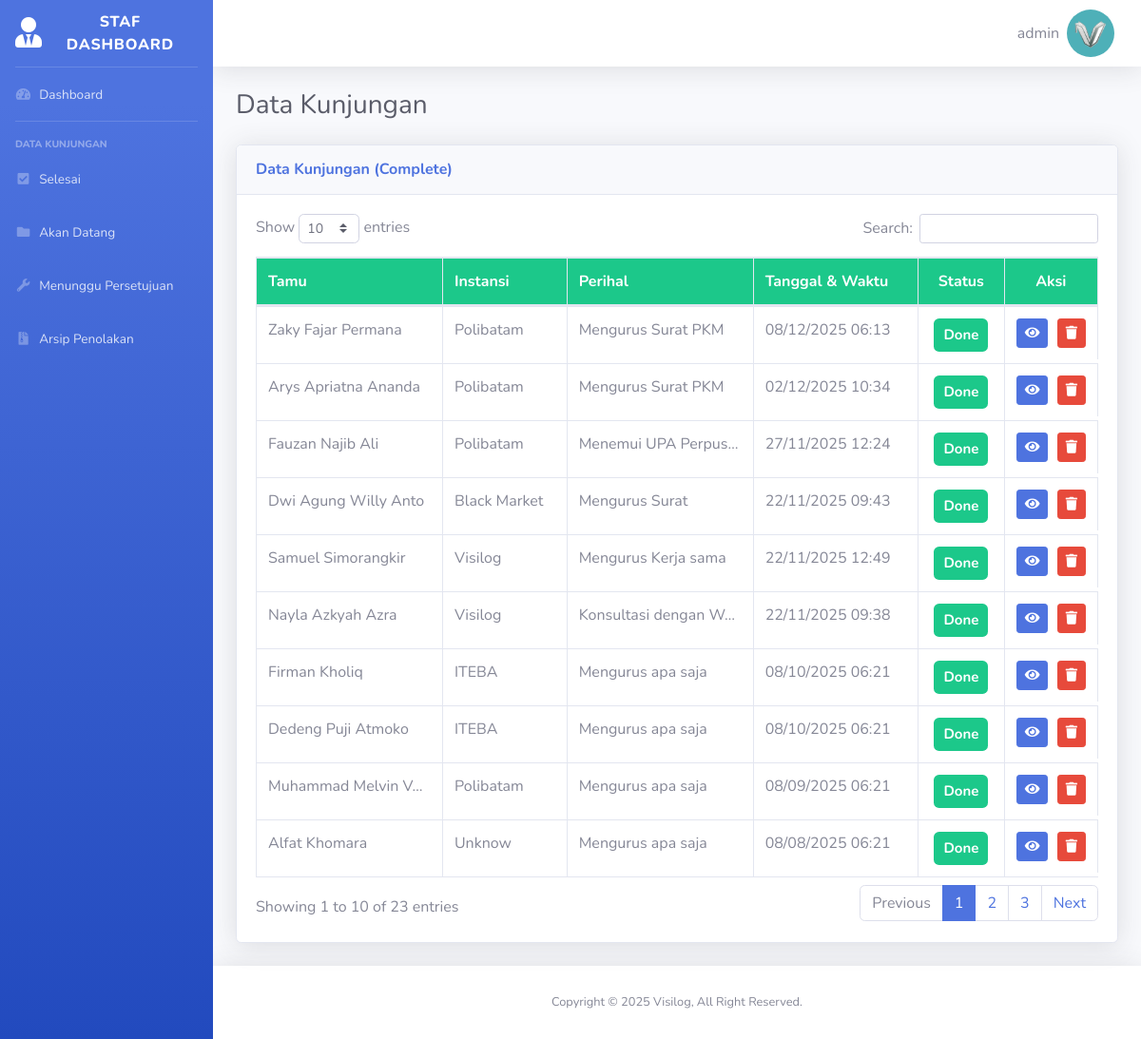
Screenshot of /kunjungan_selesai.php (signed in) with the database file from the repository.
### tables this page shows
CREATE TABLE `visit_data` (
  `id` int(11) NOT NULL,
  `guest_name` varchar(255) NOT NULL,
  `email` varchar(255) NOT NULL,
  `phone_number` varchar(255) NOT NULL,
  `company_name` varchar(255) NOT NULL,
  `visit_regards` enum('Urusan_surat','Urusan_keuangan','Urusan_umum','Urusan_sarana','Janji_temu_unit','Janji_temu_staf') NOT NULL,
  `visit_desc` varchar(255) DEFAULT NULL,
  `id_unit` int(11) DEFAULT NULL,
  `id_staf` int(11) DEFAULT NULL,
  `visit_date` date NOT NULL,
  `time_in` time NOT NULL,
  `time_out` time NOT NULL,
  `appointment` enum('Ya','Tidak') NOT NULL,
  `status` enum('Pending','Done','Upcoming','Close','Now','Rejected') NOT NULL
);

### kunjungan_selesai.php (the view, shortened to what this page needs)
<?php include 'dashboard_template/header.php'; ?>
<body class="page-top">
    <div id="wrapper">
        <?php include 'dashboard_template/sidebar.php'; ?>
        <div id="content-wrapper" class="d-flex flex-column">
            <div id="content">
                <?php include 'dashboard_template/topbar.php'; ?>
                <div class="container-fluid">
                    <div class="d-sm-flex align-items-center justify-content-between mb-4">
                        <h1 class="h3 mb-0 text-gray-800">Data Kunjungan</h1>
                    </div>
                    <div class="card shadow mb-4">
                        <div class="card-header py-3">
                            <h6 class="m-0 font-weight-bold text-primary">Data Kunjungan (Complete)</h6>
                        </div>
                        <div class="card-body">
                            <div class="table-responsive">
                                <table class="table table-bordered" id="dataTable" width="100%" cellspacing="0">
                                    <thead class="thead bg-success text-white fw-bold">
                                        <tr>
                                            <th>Tamu</th>
                                            <th>Instansi</th>
                                            <th>Perihal </th>
                                            <th>Tanggal & Waktu</th>
                                            <th class="text-center">Status</th>
                                            <th class="text-center">Aksi</th>
                                        </tr>
                                    </thead>
                                    <tbody>
                                        <?php
                                        $sql = "SELECT * FROM visit_data WHERE `status` = 'Done' ORDER BY visit_date DESC";
                                        $query = mysqli_query($koneksi, $sql);
                                        foreach ($query as $data) {
                                        ?>
                                            <tr>
                                                <td><?= $data['guest_name']; ?></td>
                                                <td><?= $data['company_name']; ?></td>
                                                <td><?= $data['visit_desc']; ?></td>
                                                <td><?= date('d/m/Y', strtotime($data['visit_date'])); ?> <span><?= date('H:i', strtotime($data['time_in'])); ?></span></td>
                                                <td class="text-center">
                                                    <span class="badge badge-success" style="padding: 10px; font-size: 15px;">
                                                        <?= $data['status']; ?>
                                                    </span>
                                                </td>
                                                <td class="d-flex justify-content-between">
                                                    <a href="info.php?id=<?= $data['id'] ?>" class="btn btn-primary btn-sm" title="Info">
                                                        <i class=" fas fa-eye"></i>
                                                    </a>
                                                    <a onclick="return confirm('Apakah anda yakin ingin menghapus data ini?')" href="proses_hapus.php?id=<?= $data['id'] ?>" class="btn btn-danger btn-sm" title="Hapus" onclick="confirm('Apakah Anda Yakin ingin Menghapus Data ini?')">
                                                        <i class="fas fa-trash"></i>
                                                    </a>
                                                </td>
                                            </tr>
                                        <?php } ?>
                                   </tbody>
                                </table>
                            </div>
                        </div>
                    </div>
                </div>
            </div>
            <?php include 'dashboard_template/footer.php'; ?>
</body>

### dashboard_template/header.php (shortened to what this page needs)
<?php
$username = $_SESSION['username']
?>
<!DOCTYPE html>
<html lang="en">
<head>
    <link href="assets/vendor/fontawesome-free/css/all.min.css" rel="stylesheet" type="text/css">
    <link href="assets/css/sb-admin-2.css" rel="stylesheet">
    <link rel="stylesheet" href="assets/css/style2.css ">
    <link rel="stylesheet" href="assets/vendor/datatables/dataTables.bootstrap4.min.css">
</head>

### dashboard_template/sidebar.php
<ul class="navbar-nav bg-gradient-primary sidebar sidebar-dark accordion" id="accordionSidebar">
    <a class="sidebar-brand d-flex align-items-center justify-content-center" href="dashboard.php">
        <div class="sidebar-brand-icon">
            <i class="fas fa-user-tie"></i>
        </div>
        <div class="sidebar-brand-text mx-3">Staf Dashboard</div>
    </a>
    <hr class="sidebar-divider my-0">
    <li class="nav-item">
        <a class="nav-link" href="dashboard.php">
            <i class="fas fa-fw fa-tachometer-alt"></i>
            <span>Dashboard</span></a>
    </li>
    <hr class="sidebar-divider">
    <div class="sidebar-heading">
        Data Kunjungan
    </div>
    <li class="nav-item">
        <a class="nav-link collapsed" href="kunjungan_selesai.php">
            <i class="fas fa-fw fa-check-square"></i>
            <span>Selesai</span>
        </a>
    </li>
    <li class="nav-item">
        <a class="nav-link collapsed" href="kunjungan_berjalan.php">
            <i class="fas fa-fw fa-folder"></i>
            <span>Akan Datang</span>
        </a>
    </li>
    <li class="nav-item">
        <a class="nav-link collapsed" href="kunjungan_pending.php">
            <i class="fas fa-fw fa-wrench"></i>
            <span>Menunggu Persetujuan</span>
        </a>
    </li>
    <li class="nav-item">
    <a class="nav-link collapsed" href="arsip_kunjungan.php">
        <i class="fas fa-fw fa-file-archive"></i>
        <span>Arsip Penolakan</span>
    </a>
</li>
</ul>

### dashboard_template/topbar.php (shortened to what this page needs)
<nav class="navbar navbar-expand navbar-light bg-white topbar mb-4 static-top shadow">
    <ul class="navbar-nav ml-auto">
        <li class="nav-item dropdown no-arrow">
            <a class="nav-link dropdown-toggle" href="#" id="userDropdown" role="button"
                data-toggle="dropdown" aria-haspopup="true" aria-expanded="false">
                <span class="mr-2 d-none d-lg-inline text-gray-600 medium"><?= $username ?></span>
                <img class="img-profile rounded-circle" src="assets/img/profile.png" style="width: auto; height: 50px;">
            </a>
        </li>
    </ul>
</nav>

### dashboard_template/footer.php (shortened to what this page needs)
<footer class="sticky-footer bg-white shadow">
<div class="container my-auto">
<div class="copyright text-center my-auto">
<span>Copyright &copy; 2025 Visilog, All Right Reserved.</span>
</div>
</div>
</footer>
</div>
</div>
</body>

### assets/css/style2.css (style rules this page uses)
.table th, td { max-width: 165px; white-space: nowrap; overflow: hidden; text-overflow: ellipsis; }

### rows the page displays
visit_data: guest_name "Zaky Fajar Permana", company_name "Polibatam", visit_desc "Mengurus Surat PKM", visit_date "08/12/2025", time_in "06:13", status "Done"
visit_data: guest_name "Arys Apriatna Ananda", company_name "Polibatam", visit_desc "Mengurus Surat PKM", visit_date "02/12/2025", time_in "10:34", status "Done"
visit_data: guest_name "Fauzan Najib Ali", company_name "Polibatam", visit_desc "Menemui UPA Perpus…", visit_date "27/11/2025", time_in "12:24", status "Done"
visit_data: guest_name "Dwi Agung Willy Anto", company_name "Black Market", visit_desc "Mengurus Surat", visit_date "22/11/2025", time_in "09:43", status "Done"
visit_data: guest_name "Samuel Simorangkir", company_name "Visilog", visit_desc "Mengurus Kerja sama", visit_date "22/11/2025", time_in "12:49", status "Done"
visit_data: guest_name "Nayla Azkyah Azra", company_name "Visilog", visit_desc "Konsultasi dengan W…", visit_date "22/11/2025", time_in "09:38", status "Done"
visit_data: guest_name "Firman Kholiq", company_name "ITEBA", visit_desc "Mengurus apa saja", visit_date "08/10/2025", time_in "06:21", status "Done"
visit_data: guest_name "Dedeng Puji Atmoko", company_name "ITEBA", visit_desc "Mengurus apa saja", visit_date "08/10/2025", time_in "06:21", status "Done"
visit_data: guest_name "Muhammad Melvin V…", company_name "Polibatam", visit_desc "Mengurus apa saja", visit_date "08/09/2025", time_in "06:21", status "Done"
visit_data: guest_name "Alfat Khomara", company_name "Unknow", visit_desc "Mengurus apa saja", visit_date "08/08/2025", time_in "06:21", status "Done"

### other values shown
$username "admin"
